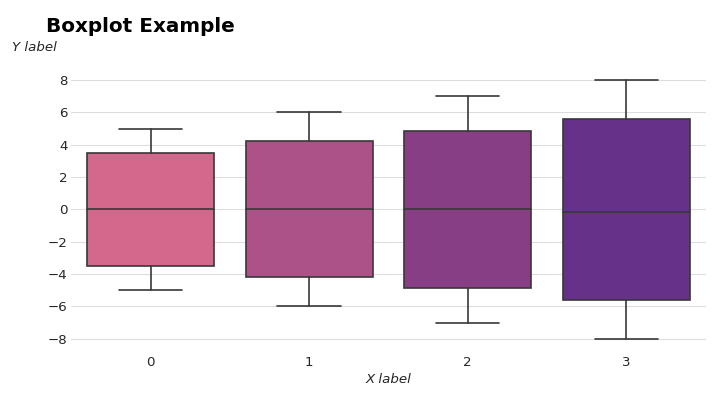

Write Python code to recreate this figure.
import pandas as pd
import numpy as np
import matplotlib.pyplot as plt
import plorts
import seaborn as sns
plt.style.use(['plorts', 'plorts-web'])

xmax = 2*np.pi
f = lambda x,offset: (offset+1)*np.sin(x-offset)
xs = np.arange(0,xmax,0.1)
offsets = range(0,len(plorts.palettes.solarized))
offsets = [4,5,6,7]
df = pd.DataFrame([[x, f(x, offset), i, np.abs(f(x, offset))] for x in xs for i,offset in enumerate(offsets)], columns=["x", "y", "offset", "abs"])

plt.figure()
sns.boxplot(data=df, x="offset", y="y")
plt.ylabel("Y label")
plt.xlabel("X label")
plt.title("Boxplot Example")
plorts.style_axis()
plt.show()
